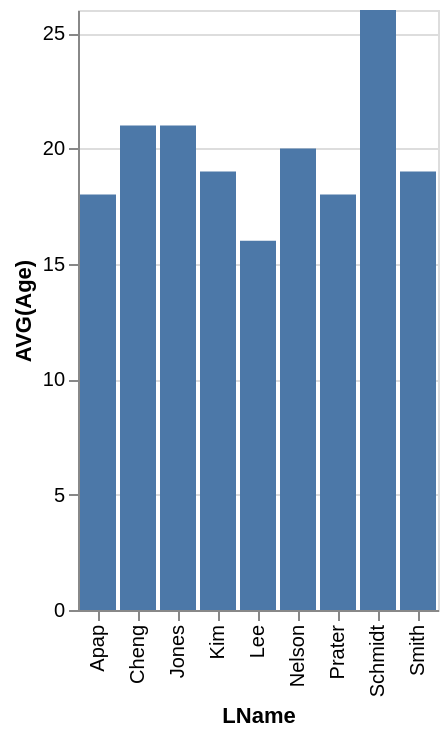

Specify this chart in Vega-Lite:
### Vega-Lite specification from a JSON file in a GitHub repository (floating-point values rounded to 4 significant figures)
{"data": {"values": [{"x_data": "Apap", "y_data": 18}, {"x_data": "Cheng", "y_data": 21}, {"x_data": "Jones", "y_data": 21}, {"x_data": "Kim", "y_data": 19}, {"x_data": "Lee", "y_data": 16}, {"x_data": "Nelson", "y_data": 20}, {"x_data": "Prater", "y_data": 18}, {"x_data": "Schmidt", "y_data": 26}, {"x_data": "Smith", "y_data": 19}]}, "mark": "bar", "encoding": {"x": {"field": "x_data", "type": "nominal", "title": "LName", "sort": "ascending"}, "y": {"field": "y_data", "type": "quantitative", "title": "AVG(Age)"}}}
